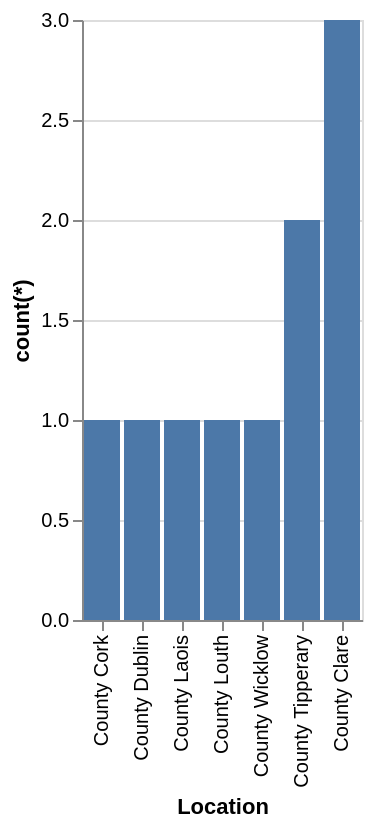

Specify this chart in Vega-Lite:
### Vega-Lite specification from a JSON file in a GitHub repository (floating-point values rounded to 4 significant figures)
{"data": {"values": [{"x_data": "County Cork", "y_data": 1}, {"x_data": "County Dublin", "y_data": 1}, {"x_data": "County Laois", "y_data": 1}, {"x_data": "County Louth", "y_data": 1}, {"x_data": "County Wicklow", "y_data": 1}, {"x_data": "County Tipperary", "y_data": 2}, {"x_data": "County Clare", "y_data": 3}]}, "mark": "bar", "encoding": {"x": {"field": "x_data", "type": "nominal", "title": "Location", "sort": {"op": "sum", "field": "y_data", "order": "ascending"}}, "y": {"field": "y_data", "type": "quantitative", "title": "count(*)"}}}
